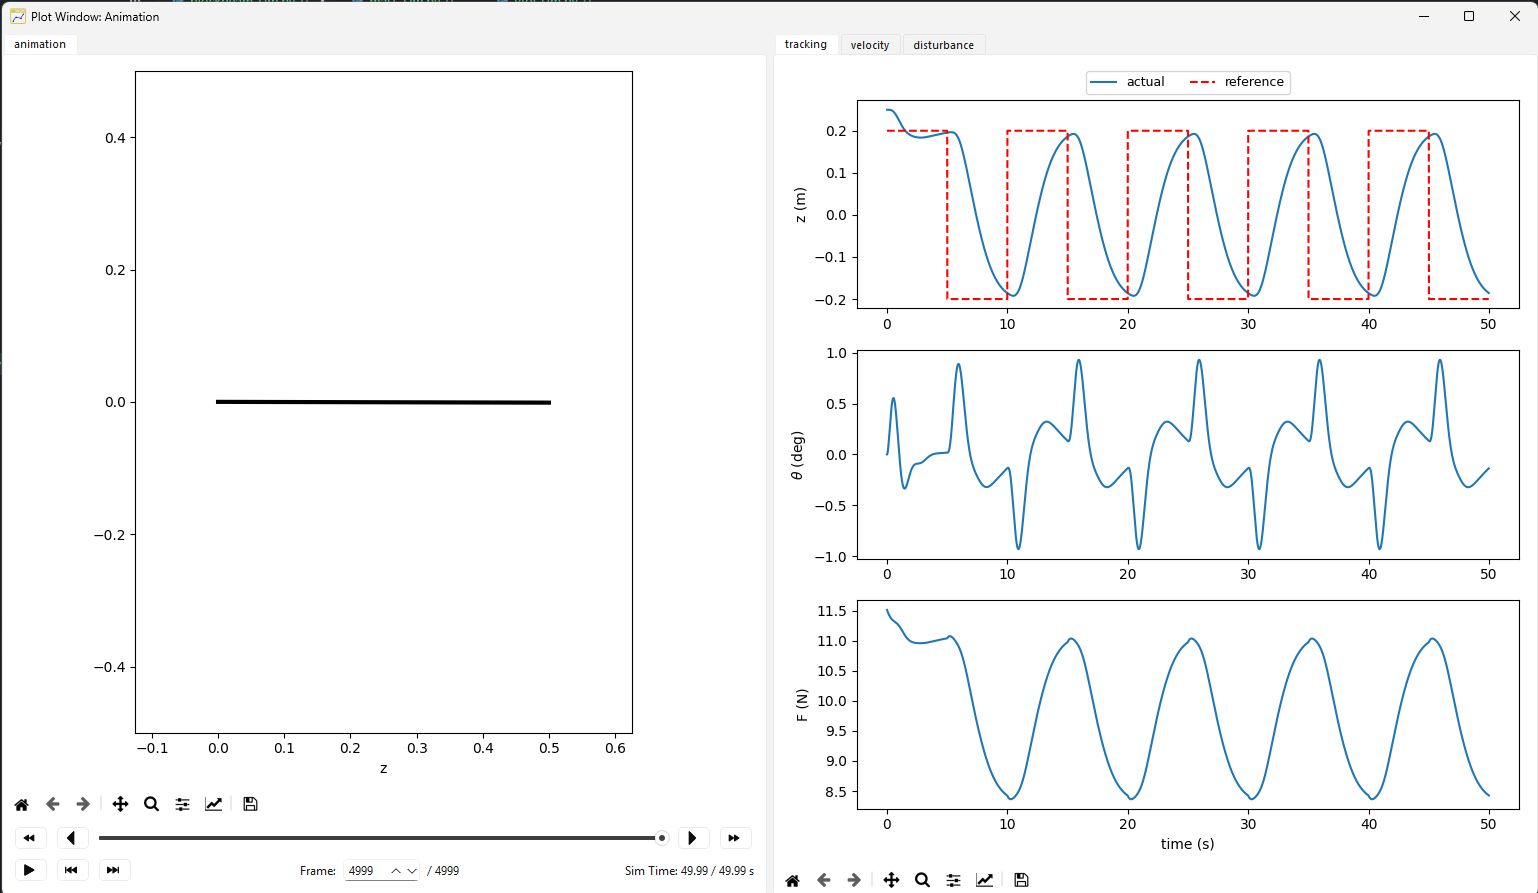

Generate this figure with Python:
import os
import sys

# Add src to path
sys.path.append(os.path.join(os.path.dirname(__file__), '..', 'src'))

# 3rd-party
import numpy as np

# local (controlbook)
from case_studies import E_blockbeam, common

blockbeam = E_blockbeam.Dynamics()
controller = E_blockbeam.ControllerSSI(separate_integrator=False)
z_ref = common.SignalGenerator(amplitude=0.2, frequency=0.1) # increased frequency
d_force = np.array([0.1])

time, x_hist, u_hist, r_hist, xhat_hist, d_hist, *_ = common.run_simulation(
    blockbeam,
    [z_ref],
    controller,
    controller_input="state",
    input_disturbance=d_force,
    t_final=50, # increased time
    dt=E_blockbeam.params.ts,
)

viz = E_blockbeam.Visualizer(time, x_hist, u_hist, r_hist, xhat_hist, d_hist)
# viz.plot()
viz.animate()
